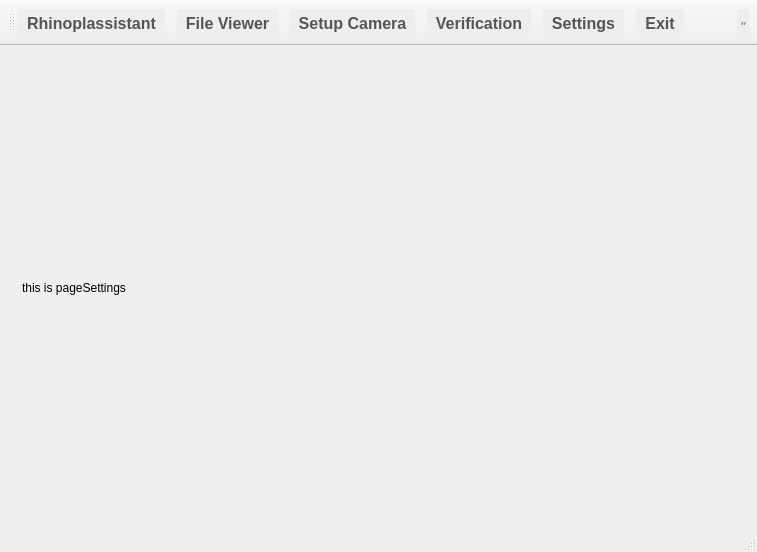
<?xml version="1.0" encoding="UTF-8"?>
<ui version="4.0">
 <class>MainWindow</class>
 <widget class="QMainWindow" name="MainWindow">
  <property name="geometry">
   <rect>
    <x>0</x>
    <y>0</y>
    <width>757</width>
    <height>552</height>
   </rect>
  </property>
  <property name="sizePolicy">
   <sizepolicy hsizetype="Fixed" vsizetype="Maximum">
    <horstretch>0</horstretch>
    <verstretch>0</verstretch>
   </sizepolicy>
  </property>
  <property name="minimumSize">
   <size>
    <width>500</width>
    <height>0</height>
   </size>
  </property>
  <property name="maximumSize">
   <size>
    <width>16777215</width>
    <height>16777215</height>
   </size>
  </property>
  <property name="windowTitle">
   <string>MainWindow</string>
  </property>
  <property name="styleSheet">
   <string notr="true">colors-light {
header: #FFFFFF; /**/
menu-top: #FAFAFA; /**/
menu-left: #EEEEEE; /**/
menu-hover: #E1E1E1; /**/
menu-hover-left-border: #616161; /**/
menu-text-select: #C53929; /**/
text: #555555 /*For QToolButton inactive*/
}

QToolBar {
    background:#EEEEEE;
    spacing: 12px; /* spacing between items in the tool bar */
	padding: 9px 9px 9px 9px;
 }

QToolBar::handle {
    image: url(handle.png);
 }

QToolButton {
	background: #EEEEEE;

	border-width: 3px;
	border-color: #616161;
	border-style: transparent;

	color: #555555;
	font-family: &quot;Garamond&quot;,Arial,Times;
	font-size: 16px;
	font-weight: bold;

	margin: 0px;
	padding: 0px;
}

QToolButton:hover {
	background: #E1E1E1;
	border-bottom-style: solid;

}</string>
  </property>
  <widget class="QWidget" name="centralWidget">
   <layout class="QHBoxLayout" name="horizontalLayout">
    <item>
     <widget class="QStackedWidget" name="stackedCentral">
      <property name="autoFillBackground">
       <bool>true</bool>
      </property>
      <property name="currentIndex">
       <number>3</number>
      </property>
      <widget class="QWidget" name="pageFileViewer">
       <layout class="QVBoxLayout" name="verticalLayout_2">
        <item>
         <widget class="QTabWidget" name="tabFileViewer">
          <widget class="QWidget" name="tab1">
           <attribute name="title">
            <string>Tab 1</string>
           </attribute>
          </widget>
          <widget class="QWidget" name="tab2">
           <attribute name="title">
            <string>Tab 2</string>
           </attribute>
          </widget>
         </widget>
        </item>
       </layout>
      </widget>
      <widget class="QWidget" name="pageSetupCamera">
       <layout class="QVBoxLayout" name="verticalLayout_3">
        <item>
         <widget class="QLabel" name="lblSetupCamera">
          <property name="autoFillBackground">
           <bool>true</bool>
          </property>
          <property name="text">
           <string>this is the pageSetupCamera</string>
          </property>
         </widget>
        </item>
       </layout>
      </widget>
      <widget class="QWidget" name="pageVerification">
       <layout class="QVBoxLayout" name="verticalLayout">
        <item>
         <widget class="QLabel" name="lblVerification">
          <property name="text">
           <string>This is pageVerificaiton</string>
          </property>
         </widget>
        </item>
       </layout>
      </widget>
      <widget class="QWidget" name="pageSettings">
       <layout class="QVBoxLayout" name="verticalLayout_4">
        <item>
         <widget class="QLabel" name="lblSettings">
          <property name="text">
           <string>this is pageSettings</string>
          </property>
         </widget>
        </item>
       </layout>
      </widget>
     </widget>
    </item>
   </layout>
  </widget>
  <widget class="QToolBar" name="mainToolBar">
   <property name="maximumSize">
    <size>
     <width>16777215</width>
     <height>16777215</height>
    </size>
   </property>
   <property name="windowTitle">
    <string>This is windowTitle</string>
   </property>
   <property name="movable">
    <bool>true</bool>
   </property>
   <property name="iconSize">
    <size>
     <width>32</width>
     <height>32</height>
    </size>
   </property>
   <property name="toolButtonStyle">
    <enum>Qt::ToolButtonTextBesideIcon</enum>
   </property>
   <attribute name="toolBarArea">
    <enum>TopToolBarArea</enum>
   </attribute>
   <attribute name="toolBarBreak">
    <bool>false</bool>
   </attribute>
   <addaction name="actionLogo"/>
   <addaction name="actionFile_Viewer"/>
   <addaction name="actionSetup_Camera"/>
   <addaction name="actionVerification"/>
   <addaction name="actionSettings"/>
   <addaction name="actionExit"/>
   <addaction name="actionUpdate_CSS"/>
  </widget>
  <widget class="QStatusBar" name="statusBar"/>
  <action name="actionFile_Viewer">
   <property name="icon">
    <iconset>
     <normalon>:/icons/icons/appbar.cabinet.files.variant.png</normalon>
    </iconset>
   </property>
   <property name="text">
    <string>File Viewer</string>
   </property>
  </action>
  <action name="actionSetup_Camera">
   <property name="text">
    <string>Setup Camera</string>
   </property>
  </action>
  <action name="actionVerification">
   <property name="text">
    <string>Verification</string>
   </property>
  </action>
  <action name="actionSettings">
   <property name="text">
    <string>Settings</string>
   </property>
  </action>
  <action name="actionExit">
   <property name="text">
    <string>Exit</string>
   </property>
  </action>
  <action name="actionLogo">
   <property name="text">
    <string>Rhinoplassistant</string>
   </property>
  </action>
  <action name="actionUpdate_CSS">
   <property name="text">
    <string>Update CSS</string>
   </property>
  </action>
 </widget>
 <layoutdefault spacing="6" margin="11"/>
 <resources/>
 <connections/>
</ui>
